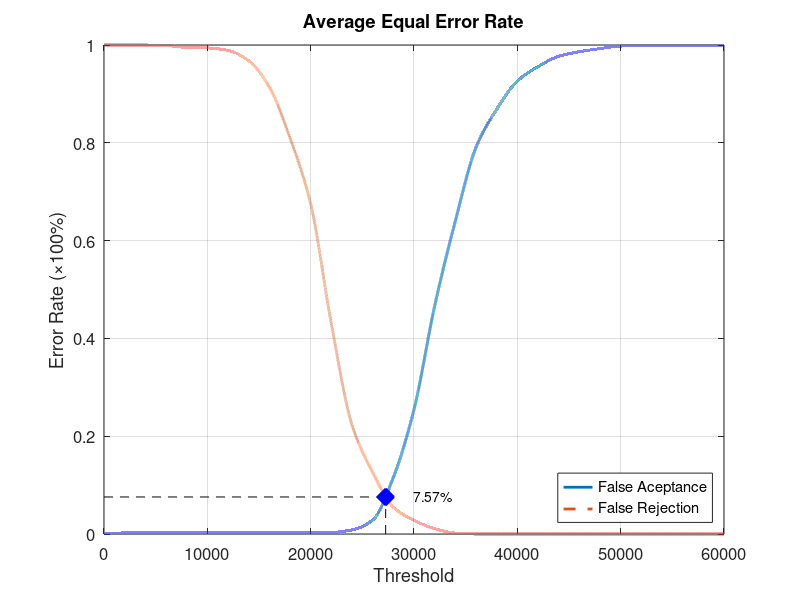
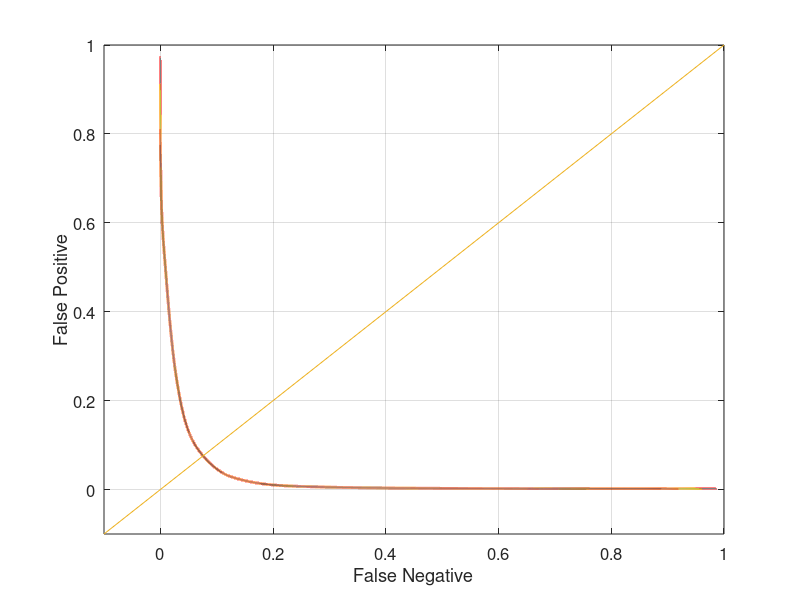

MATLAB code to generate these figures, in order:
function yEER = Database4Average
close all;
clear;
clc;
x = 0:2000:60000;
xq = 0:0.5:60000;

y0 = [0 0.00210526 0.00210526 0.00210526 0.00210526 0.00210526 0.00210526 0.00210526 0.00210526 0.00210526 0.00210526 0.0031579 0.00842105 0.0284211 0.115789 0.254737 0.466316 0.64 0.790526 0.868421 0.926316 0.955789 0.976842 0.986316 0.992632 0.997895 0.998947 0.998947 0.998947 0.998947 1];
yy0 = interp1(x, y0, xq, 'pchip');
y1 = [1 1 1 0.999 0.995 0.994 0.989 0.968 0.914 0.81 0.675 0.43 0.223 0.126 0.055 0.028 0.011 0.002 0 0 0 0 0 0 0 0 0 0 0 0 0];
yy1 = interp1(x, y1, xq, 'pchip');

% Calculating EER: 
y2 = abs(y0 - y1);
find(y2 == min(y2))
yy2 = abs(yy0 - yy1);
xEER = find(yy2 == min(yy2));
xEERIndex = xq(xEER) % X-axis EER
yEER = yy0(xEER) % Y-axis EER

main = figure
plot(xq, yy0,'-','LineWidth', 2);	hold on
plot(xq, yy1,'--','LineWidth', 2);	hold on
plot([xEERIndex xEERIndex], [0 yEER], 'k--');	hold on
plot([0 xEERIndex], [yEER yEER], 'k--');	hold on
plot(xEERIndex, yEER, 'bx', 'LineWidth', 10);	hold on
text(xEERIndex + 10 * xEERIndex / 100, yEER, [num2str(round((10000 * yEER)) / 100) '%'])
legend('False Aceptance', 'False Rejection', 'Location', 'SouthEast')
xlabel('Threshold')
ylabel('Error Rate (\times100%)')
title('Average Equal Error Rate')
set(gca, 'FontSize', 12)
axis([0 60000 0 1])
grid on

print(main, 'Database4AverageMain', '-dpng');
FNRxFPR = figure('Color', [1 1 1]);
plot(yy1, yy0, '-', yy1, yy0, 'LineWidth', 2);
hold on
y = -0.1:0.1:1
plot(y, y); 
set(gca, 'FontSize', 12)
xlabel('False Negative')
ylabel('False Positive')
axis([-0.1 1 -0.1 1])
set(gca, 'FontSize', 12)
grid on

print(FNRxFPR, 'Database4AverageFNRxFPR','-dpng');
end
